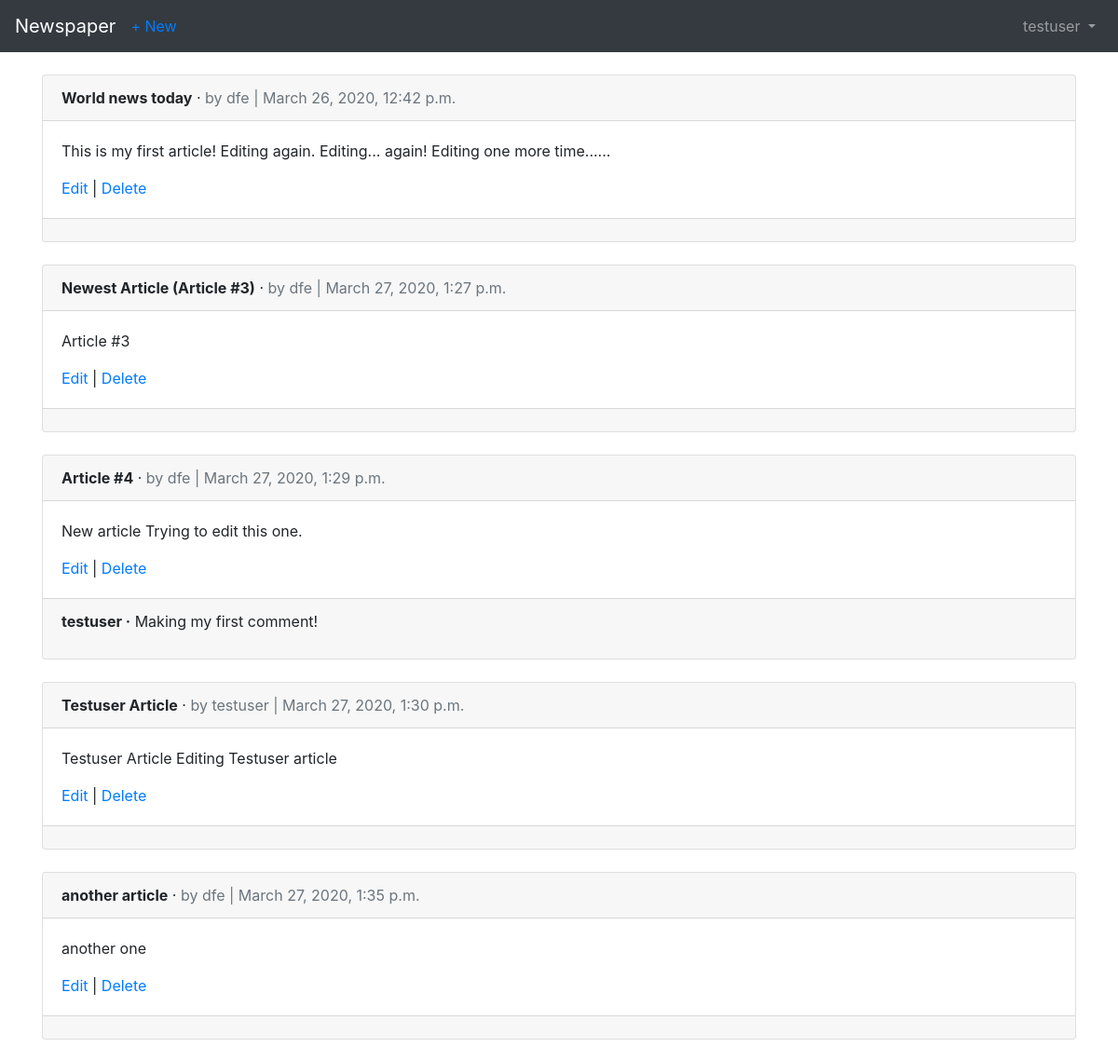
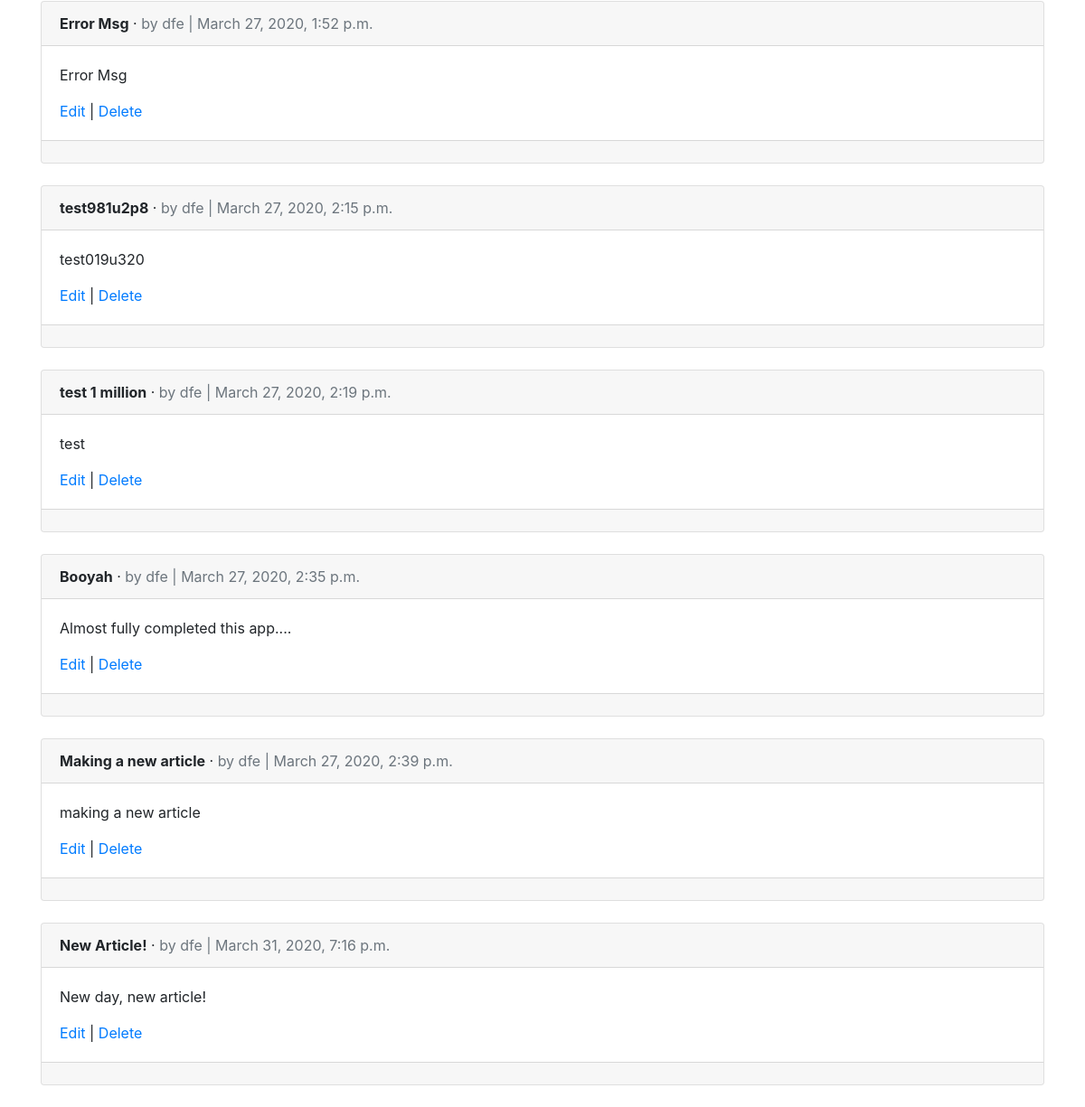
Screenshot of /articles/ (signed in) with the database file from the repository (2 pictures, top to bottom).
### users/models.py (models this page shows)
class CustomUser(AbstractUser):
    age = models.PositiveIntegerField(null=True, blank=True)

### articles/models.py (models this page shows, shortened)
class Article(models.Model):
    title = models.CharField(max_length=255)
    body = models.TextField()
    date = models.DateTimeField(auto_now_add=True)
    author = models.ForeignKey(
        get_user_model(),
        on_delete=models.CASCADE,
    )

class Comment(models.Model): # new
    article = models.ForeignKey(
        Article,
        on_delete=models.CASCADE,
        related_name='comments', #  new
    )
    comment = models.CharField(max_length=140)
    author = models.ForeignKey(
        get_user_model(),
        on_delete=models.CASCADE,
        related_name='comments', #  new
    )
    comment = models.CharField(max_length=140)
    author = models.ForeignKey(
        get_user_model(),
        on_delete=models.CASCADE,
    )
    def __str__(self):
        return self.comment

### articles/views.py (the view)
# urls.py: path('', ArticleListView.as_view(), name='article_list'),
class ArticleListView(LoginRequiredMixin, ListView):    #  new
    model = Article
    template_name = 'article_list.html'
    login_url = 'login'                                 #  new

### templates/article_list.html (shortened to what this page needs)
{% extends 'base.html' %}
{% block content %}
  {% for article in object_list %}
    <div class="card">
      <div class="card-header">
        <span class="font-weight-bold">{{ article.title }}</span> &middot;
        <span class="text-muted">by {{ article.author }} |
        {{ article.date }}</span>
      </div>
      <div class="card-body">
        <p> {{ article.body }} </p>
        <a href="{% url 'article_edit' article.pk %}">Edit</a> |
        <a href="{% url 'article_delete' article.pk %}">Delete</a>
      </div>
      <div class="card-footer">
        {% for comment in article.comments.all %}
          <p>
            <span class="font-weight-bold">{{ comment.author }} &middot;</span>
            {{ comment }}
          </p>
        {% endfor %}
      </div>
    </div>
    <br />
  {% endfor %}
  {% endblock content %}

### templates/base.html (shortened to what this page needs)
<!doctype html>
<html lang="en">
<head>
<link rel="stylesheet" href="https://stackpath.bootstrapcdn.com/bootstrap/4.1.3/css/bootstrap.min.css"
integrity="sha384-MCw98/SFnGE8fJT3GXwEOngsV7Zt27NXFoaoApmYm81iuXoPkFOJwJ8ERdknLPMO"
crossorigin="anonymous">
</head>
<body>
  <nav class="navbar navbar-expand-md navbar-dark bg-dark mb-4">
    <a class="navbar-brand" href="{% url 'home' %}">Newspaper</a>
    {% if user.is_authenticated %}
      <ul class="navbar-nav mr-auto">
        <li class="nav-item"><a href="{% url 'article_new' %}">+ New</a></li>
      </ul>
    {% endif %}
    <div class="collapse navbar-collapse" id="navbarCollapse">
      {% if user.is_authenticated %}
        <ul class="navbar-nav ml-auto">
          <li class="nav-item">
            <a class="nav-link dropdown-toggle" href="#" id="userMenu"
              data-toggle="dropdown" aria-haspopup="true"
              aria-expanded="false">
              {{ user.username }}
            </a>
          </li>
        </ul>
        {% endif %}
    </div>
</nav>
<div class="container">
  {% block content %}
  {% endblock content %}
</div>
</body>
</html>

### rows the page displays
CustomUser: username "testuser"
Article: title "World news today", author "dfe", date "March 26, 2020, 12:42 p.m.", body "This is my first article! Editing again. Editing... again! Editing one more time......"
Article: title "Newest Article (Article #3)", author "dfe", date "March 27, 2020, 1:27 p.m.", body "Article #3"
Article: title "Article #4", author "dfe", date "March 27, 2020, 1:29 p.m.", body "New article Trying to edit this one."
Comment: author "testuser", comment "Making my first comment!"
Article: title "Testuser Article", author "testuser", date "March 27, 2020, 1:30 p.m.", body "Testuser Article Editing Testuser article"
Article: title "another article", author "dfe", date "March 27, 2020, 1:35 p.m.", body "another one"
Article: title "Error Msg", author "dfe", date "March 27, 2020, 1:52 p.m.", body "Error Msg"
Article: title "test981u2p8", author "dfe", date "March 27, 2020, 2:15 p.m.", body "test019u320"
Article: title "test 1 million", author "dfe", date "March 27, 2020, 2:19 p.m.", body "test"
Article: title "Booyah", author "dfe", date "March 27, 2020, 2:35 p.m.", body "Almost fully completed this app...."
Article: title "Making a new article", author "dfe", date "March 27, 2020, 2:39 p.m.", body "making a new article"
Article: title "New Article!", author "dfe", date "March 31, 2020, 7:16 p.m.", body "New day, new article!"
